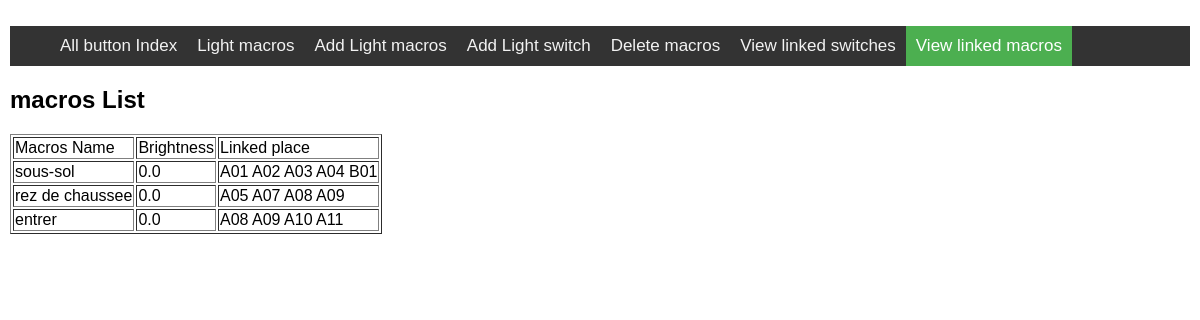
The app's page /macros_list with its own data.
### tables this page shows
CREATE TABLE macros (name TEXT, brightness REAL, eol TEXT, places TEXT);

### app.py (the view)
@app.route('/macros_list')
def macros_list():
    form = MacroForm()
    rows = db_func.get_all_in_db("macros")
    return render_template("macros_list.html", rows=rows, form=form)

### db_functions.py (called while the page is built)
def get_all_in_db(table_name):
    con = sqlite3.connect('database.db')
    c = con.cursor()
    command = "SELECT * FROM " + table_name
    c.execute(command)
    rows = c.fetchall()
    list = rows[1:]
    c.close()
    con.close()
    return list

### templates/macros_list.html (shortened to what this page needs)
{% extends 'base.html' %}
{% set active_page = "macros_list" %}
{% block header %}
    <h1>{% block title %}macros List{% endblock %}</h1>
{% endblock %}
{% block content %}
    <form method="POST" action="{{ url_for('macros_list') }}">
        <table border = 1>
            <thead>
                <td>Macros Name</td>
                <td>Brightness</td>
                <td>Linked place</td>
             </thead>
            {% for row in rows %}
                <tr>
                    <td> {{ row[0] }} </td>
                    <td> {{ row[1] }} </td>
                    <td> {{ row[3] }}</td>
                </tr>
            {% endfor %}
        </table>
    </form>
{% endblock %}

### records on screen
macros: name "sous-sol", brightness "0.0", places "A01 A02 A03 A04 B01"
macros: name "rez de chaussee", brightness "0.0", places "A05 A07 A08 A09"
macros: name "entrer", brightness "0.0", places "A08 A09 A10 A11"

### other values on screen
{{ caption|e }} "All button Index" "Light macros" "Add Light macros" "Add Light switch" "Delete macros" "View linked switches" "View linked macros"
